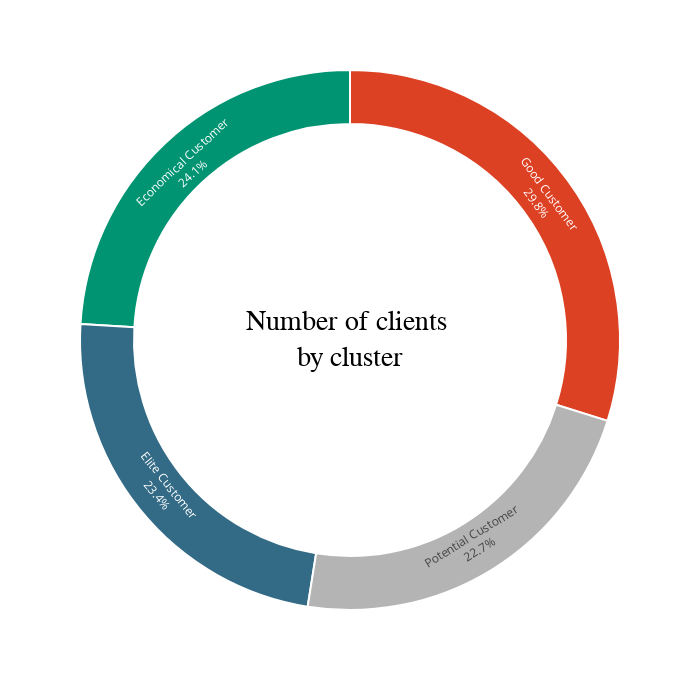

This figure's notebook cell:
### Code cell
fig = px.pie(clust_cus['Cluster'].value_counts().reset_index(), values = 'Cluster', names = 'index', width = 700, height = 700)
fig.update_traces(textposition = 'inside', 
                  textinfo = 'percent + label', 
                  hole = 0.8, 
                  marker = dict(colors = ['#dd4124','#009473', '#336b87', '#b4b4b4'], line = dict(color = 'white', width = 2)),
                  hovertemplate = 'Clients: %{value}')

fig.update_layout(annotations = [dict(text = 'Number of clients <br>by cluster', 
                                      x = 0.5, y = 0.5, font_size = 28, showarrow = False, 
                                      font_family = 'monospace',
                                      font_color = 'black')],
                  showlegend = False)
                  
fig.show()

### Figure 1 — Plotly figure (JSON) as saved in the notebook; plotly's stock layout.template omitted (floating-point values rounded to 4 significant figures)
{"data": [{"domain": {"x": [0, 1], "y": [0, 1]}, "hole": 0.8, "hovertemplate": "Clients: %{value}", "labels": ["Good Customer", "Economical Customer", "Elite Customer", "Potential Customer"], "legendgroup": "", "marker": {"colors": ["#dd4124", "#009473", "#336b87", "#b4b4b4"], "line": {"color": "white", "width": 2}}, "name": "", "showlegend": true, "textinfo": "percent+label", "textposition": "inside", "type": "pie", "values": [661, 533, 519, 502]}], "layout": {"annotations": [{"font": {"color": "black", "family": "monospace", "size": 28}, "showarrow": false, "text": "Number of clients <br>by cluster", "x": 0.5, "y": 0.5}], "height": 700, "legend": {"tracegroupgap": 0}, "margin": {"t": 60}, "showlegend": false, "width": 700}}
